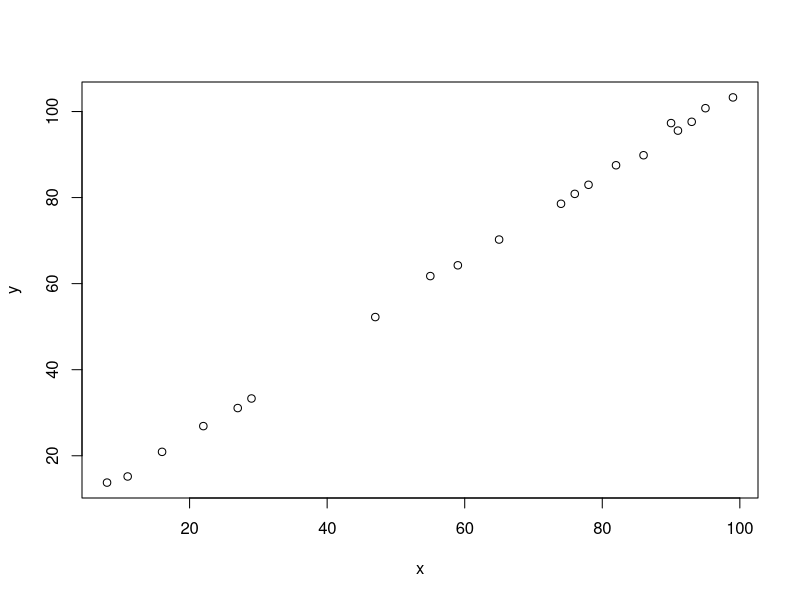
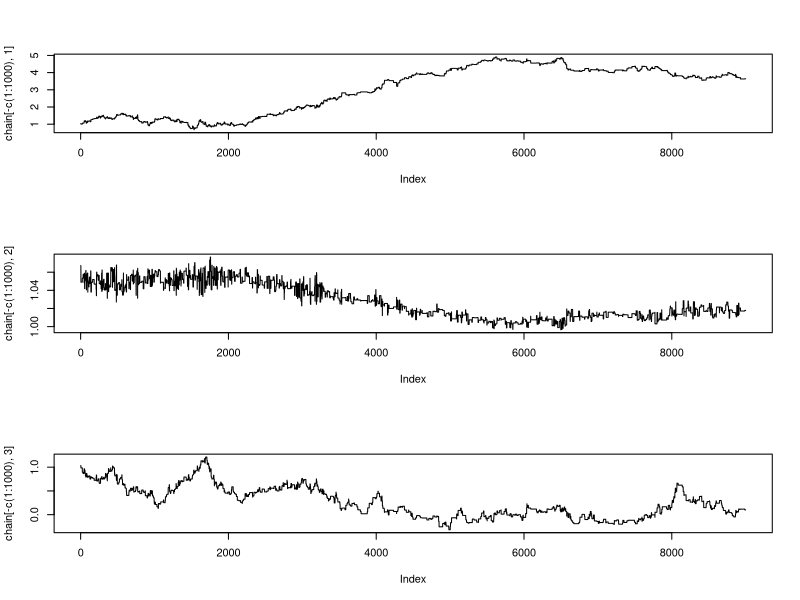
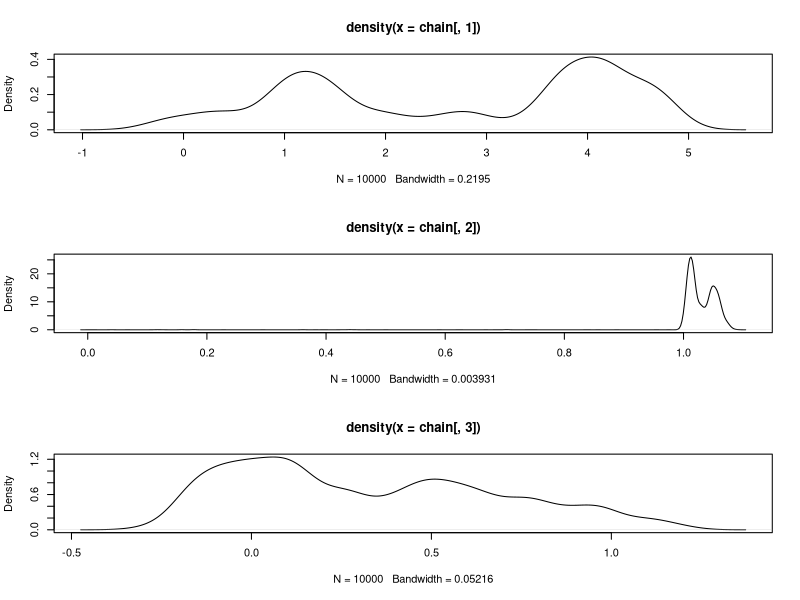
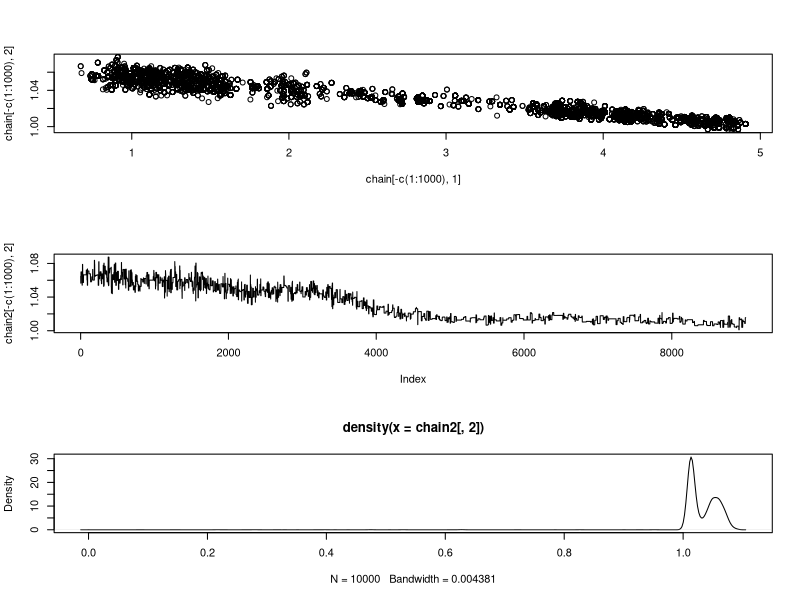

The R source for these figures, in order:
## ---- chunk 1
knitr::opts_chunk$set(echo = TRUE)
## ---- chunk 2
# I want my data points to range from 5 to 100. 
set.seed(100)
#making a range of values that x could be pulled from. 
range <- seq(from=5, to =100, by =1)
#taking a subset of range values for x
x <- sample(x= range, size =20)
#variables of the regression of my fake data
slope <- 1
intercept <- 5
#assigning y values for these x's
y <- intercept + slope*x + rnorm(n=20, mean =0, sd =1)
plot(x,y)

## ---- chunk 3
regpost <- function(P, x, y) {
	yhat <- P[1] + P[2] *x
	prior <-  sum(dnorm(P[1], mean =0, sd=10, log=TRUE),
	          dnorm(P[2], mean=0, sd=10, log=TRUE),
	          dnorm(P[3], mean=0, sd=1, log=TRUE))
		#sum is positive here, we're maximizing the log likelihood
	like <-  sum(dnorm(y, mean = yhat, sd = exp(P[3]), log= TRUE))
	post <- like+prior
	return(post)
}

## ---- chunk 4
P = c(3,1,1)
prob <- regpost(P= P, x=x, y=y)
print(prob)
## ---- chunk 5
steps <- 10000
scale <- 0.05

chain <- matrix(nrow = steps, ncol= 3)

chain[1,] <- c(0, 0, 0)

for (i in 2: length(chain[,1])) {
 
  intercept <- rnorm(n = 1, mean = chain[i-1,1], sd= scale) 
  slope <- rnorm(n = 1, mean = chain[i-1,2], sd= scale) 
  error <- rnorm(n = 1, mean = chain[i-1,3], sd= scale) 
  params <- c(intercept, slope, error)
  
	poststar <- regpost(P = params, x, y)
	
	postchain <- regpost(P = chain[i-1,], x, y)

	R <- exp(poststar - postchain)

	Rprob <- runif(1)

	chain[i,] <- if (R < Rprob){chain[i-1,]} else{c(intercept, slope, error)}

}
## ---- chunk 6
#reporting acceptance for each column individually 
intercept_acceptance <- 1- mean(duplicated(chain[,1]))
slope_acceptance <- 1- mean(duplicated(chain[,2]))
error_acceptance <- 1- mean(duplicated(chain[,3]))
                            
#printing these acceptance rates
print(intercept_acceptance)
print(slope_acceptance)
print(error_acceptance)
## ---- chunk 7
#plotting all parameters from the model; ommitting burn in
par(mfrow=c(3,1))
plot(chain[-c(1:1000),1], type='l')
plot(chain[-c(1:1000),2], type='l')
plot(chain[-c(1:1000),3], type='l')
## ---- chunk 8
plot(density(chain[,1]))
plot(density(chain[,2]))
plot(density(chain[,3]))

intercept_95_cred <- NA
intercept_95_cred <- c(quantile(chain[,1], c(0.025)), quantile(chain[,1], c(0.975)))
slope_95_cred <- NA
slope_95_cred <- c(quantile(chain[,2], c(0.025)) , quantile(chain[,2], c(0.975)))

print(intercept_95_cred)
print(slope_95_cred)
## ---- chunk 9
plot(x= chain[-c(1:1000),1], y= chain[-c(1:1000),2])
## ---- chunk 10
canned <- lm(y~x)
summary(canned)
## ---- chunk 11
confint(canned, 'x' , level= 0.95)
## ---- chunk 12
#changing all priors to have a sd of 1
priortest <- function(P, x, y) {
	yhat <- P[1] + P[2] *x
	prior <-  sum(dnorm(P[1], mean =0, sd=1, log=TRUE),
	          dnorm(P[2], mean=0, sd=1, log=TRUE),
	          dnorm(P[3], mean=0, sd=1, log=TRUE))
		#sum is positive here, we're maximizing the log likelihood
	like <-  sum(dnorm(y, mean = yhat, sd = exp(P[3]), log= TRUE))
	post <- like+prior
	return(post)
}

#P[1] equals intecept, P[2] is slope and P[3] is error term
steps <- 10000
scale <- 0.05

chain2 <- matrix(nrow = steps, ncol= 3)

chain2[1,] <- c(0, 0, 0)

for (i in 2: length(chain2[,1])) {
 
  intercept <- rnorm(n = 1, mean = chain2[i-1,1], sd= scale) 
  slope <- rnorm(n = 1, mean = chain2[i-1,2], sd= scale) 
  error <- rnorm(n = 1, mean = chain2[i-1,3], sd= scale) 
  params <- c(intercept, slope, error)
  
	poststar <- priortest(P = params, x, y)
	
	postchain2 <- priortest(P = chain2[i-1,], x, y)

	R <- exp(poststar - postchain2)

	Rprob <- runif(1)

	chain2[i,] <- if (R < Rprob){chain2[i-1,]} else{c(intercept, slope, error)}

}
intercept_acceptance_2 <- 1- mean(duplicated(chain2[,2]))
print(intercept_acceptance_2)

plot(chain2[-c(1:1000),2], type='l')
plot(density(chain2[,2]))

slope_95_cred_2 <- NA
slope_95_cred_2 <- c(quantile(chain2[,2], c(0.025)) , quantile(chain2[,2], c(0.975)))

print(slope_95_cred_2)
